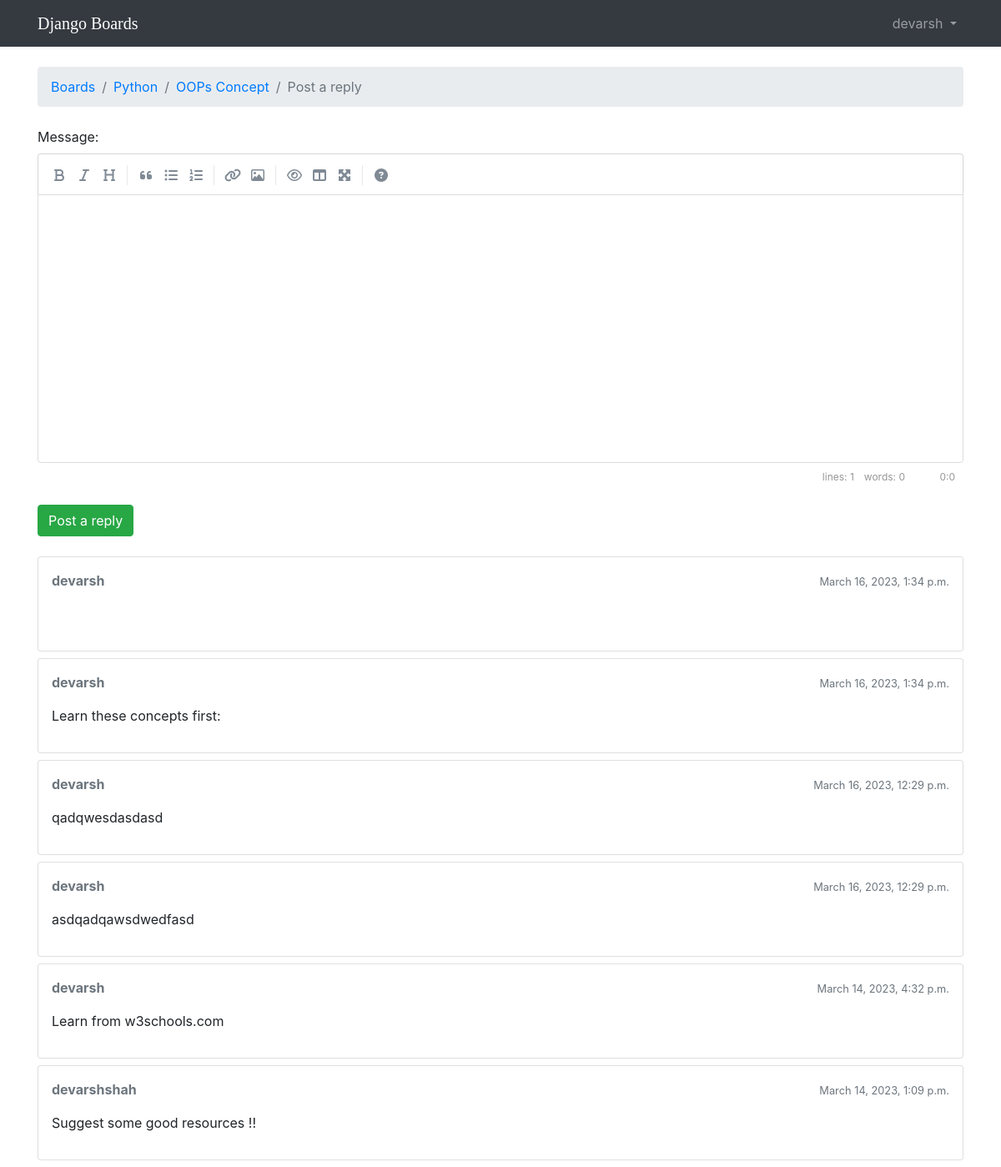
Page /boards/2/topics/3/reply/ (signed in) on the committed database.
### boards/models.py (models this page shows, shortened)
class Topic(models.Model):
    subject = models.CharField(max_length=255)
    last_updated = models.DateTimeField(auto_now_add=True)
    board = models.ForeignKey(Board, related_name='topics',on_delete=models.CASCADE)
    starter = models.ForeignKey(User, related_name='topics',on_delete=models.CASCADE)
    views = models.PositiveIntegerField(default=0)
    def get_last_ten_posts(self):
        return self.posts.order_by('-created_at')[:10]

class Board(models.Model):
    name = models.CharField(max_length=30, unique=True)
    description = models.CharField(max_length=100)

class Post(models.Model):
    message = models.TextField(max_length=4000)
    topic = models.ForeignKey(Topic, related_name='posts',on_delete=models.CASCADE)
    created_at = models.DateTimeField(auto_now_add=True)
    updated_at = models.DateTimeField(null=True)
    created_by = models.ForeignKey(User, related_name='posts',on_delete=models.CASCADE)
    updated_by = models.ForeignKey(User, null=True, related_name='+',on_delete=models.CASCADE)
    def get_message_as_markdown(self):
        return mark_safe(markdown(self.message, safe_mode='escape'))

### boards/views.py (the view)
# urls.py: path('boards/<int:pk>/topics/<int:topic_pk>/reply/', views.reply_topic, name='reply_topic'),
@login_required
def reply_topic(request, pk, topic_pk):
    topic = get_object_or_404(Topic, board__pk=pk, pk=topic_pk)
    if request.method == 'POST':
        form = PostForm(request.POST)
        if form.is_valid():
            post = form.save(commit=False)
            post.topic = topic
            post.created_by = request.user
            post.save()
            topic.last_updated = timezone.now()
            topic.save()
            topic_url = reverse('topic_posts', kwargs={'pk': pk, 'topic_pk': topic_pk})
            topic_post_url = '{url}?page={page}#{id}'.format(
                url=topic_url,
                id=post.pk,
                page=topic.get_page_count()
            )
            return redirect(topic_post_url)
    else:
        form = PostForm()
    return render(request, 'reply_topic.html', {'topic': topic, 'form': form})

### boards/templatetags/form_tags.py (called while the page is built)
@register.filter
def input_class(bound_field):
    css_class = ''
    if bound_field.form.is_bound:
        if bound_field.errors:
            css_class = 'is-invalid'
        elif field_type(bound_field) != 'PasswordInput':
            css_class = 'is-valid'
    return 'form-control {}'.format(css_class)

### templates/reply_topic.html (shortened to what this page needs)
{% extends 'base.html' %}
{% load static %}
{% block stylesheet %}
  <link rel="stylesheet" href="{% static 'css/simplemde.min.css' %}">
{% endblock %}
{% block breadcrumb %}
  <li class="breadcrumb-item"><a href="{% url 'home' %}">Boards</a></li>
  <li class="breadcrumb-item"><a href="{% url 'board_topics' topic.board.pk %}">{{ topic.board.name }}</a></li>
  <li class="breadcrumb-item"><a href="{% url 'topic_posts' topic.board.pk topic.pk %}">{{ topic.subject }}</a></li>
  <li class="breadcrumb-item active">Post a reply</li>
{% endblock %}
{% block content %}
  <form method="post" class="mb-4" novalidate>
    {% include 'includes/form.html' %}
    <button type="submit" class="btn btn-success">Post a reply</button>
  </form>
  {% for post in topic.get_last_ten_posts %}
    <div class="card mb-2">
      <div class="card-body p-3">
        <div class="row mb-3">
          <div class="col-6">
            <strong class="text-muted">{{ post.created_by.username }}</strong>
          </div>
          <div class="col-6 text-right">
            <small class="text-muted">{{ post.created_at }}</small>
          </div>
        </div>
        {{ post.get_message_as_markdown }}
      </div>
    </div>
  {% endfor %}
{% endblock %}

### templates/base.html (shortened to what this page needs)
{% load static %}<!DOCTYPE html>
<html>
  <head>
    <link rel="stylesheet" href="{% static 'css/bootstrap.min.css' %}">
    <link rel="stylesheet" href="{% static 'css/app.css' %}">
    {% block stylesheet %}{% endblock %}
  </head>
  <body>
    {% block body %}
    <nav class="navbar navbar-expand-sm navbar-dark bg-dark">
      <div class="container">
        <a class="navbar-brand" href="{% url 'home' %}">Django Boards</a>
        <div class="collapse navbar-collapse" id="mainMenu">
          {% if user.is_authenticated %}
            <ul class="navbar-nav ml-auto">
              <li class="nav-item dropdown">
                <a class="nav-link dropdown-toggle" href="#" id="userMenu" data-toggle="dropdown" aria-haspopup="true" aria-expanded="false">
                  {{ user.username }}
                </a>
              </li>
            </ul>
          {% else %}
            <form class="form-inline ml-auto">
              <a href="{% url 'login' %}" class="btn btn-outline-secondary">Log in</a>
              <a href="{% url 'signup' %}" class="btn btn-primary ml-2">Sign up</a>
            </form>
          {% endif %}
        </div>
      </div>
    </nav>
  <div class="container">
    <ol class="breadcrumb my-4">
      {% block breadcrumb %}
      {% endblock %}
    </ol>
    {% block content %}
    {% endblock %}
  </div>
{% endblock body %}
  </body>
</html>

### static/css/app.css (style rules this page uses)
.navbar-brand { font-family: 'Tilt Warp', cursive; }

### rows in the picture
Topic: board.name "Python", subject "OOPs Concept"
Post: created_by.username "devarsh", created_at "March 16, 2023, 1:34 p.m."
Post: created_by.username "devarsh", created_at "March 16, 2023, 1:34 p.m.", get_message_as_markdown "Learn these concepts first:"
Post: created_by.username "devarsh", created_at "March 16, 2023, 12:29 p.m.", get_message_as_markdown "qadqwesdasdasd"
Post: created_by.username "devarsh", created_at "March 16, 2023, 12:29 p.m.", get_message_as_markdown "asdqadqawsdwedfasd"
Post: created_by.username "devarsh", created_at "March 14, 2023, 4:32 p.m.", get_message_as_markdown "Learn from w3schools.com"
Post: created_by.username "devarshshah", created_at "March 14, 2023, 1:09 p.m.", get_message_as_markdown "Suggest some good resources !!"

### other values in the picture
{{ user.username }} "devarsh"
{{ field.label_tag }} "Message:"
